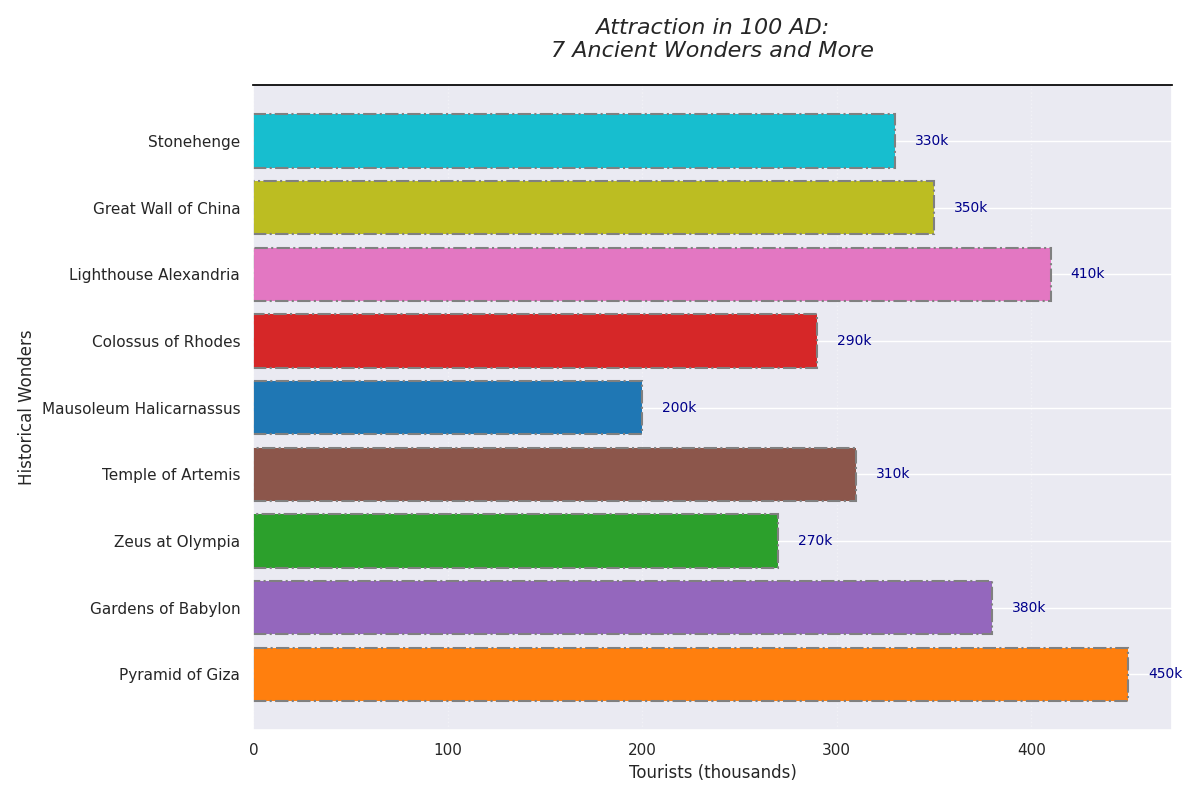

This figure's Python source:
import matplotlib.pyplot as plt
import numpy as np

wonders = [
    "Pyramid of Giza", "Gardens of Babylon", "Zeus at Olympia", "Temple of Artemis",
    "Mausoleum Halicarnassus", "Colossus of Rhodes", "Lighthouse Alexandria",
    "Great Wall of China", "Stonehenge"
]

tourists = np.array([450, 380, 270, 310, 200, 290, 410, 350, 330])

new_colors = ['#ff7f0e', '#9467bd', '#2ca02c', '#8c564b', '#1f77b4', '#d62728', '#e377c2',
              '#bcbd22', '#17becf']

fig, ax = plt.subplots(figsize=(12, 8))
bars = ax.barh(wonders, tourists, color=new_colors, linewidth=1.5, edgecolor='grey', linestyle='-.')

for bar in bars:
    xval = bar.get_width()
    ax.text(xval + 10, bar.get_y() + bar.get_height() / 2, f'{xval}k', va='center', ha='left', fontsize=10, color='darkblue')

ax.set_title('Attraction in 100 AD:\n7 Ancient Wonders and More', fontsize=16, pad=20, style='italic')
ax.set_xlabel('Tourists (thousands)', fontsize=12)
ax.set_ylabel('Historical Wonders', fontsize=12)

plt.yticks(rotation=0)

ax.xaxis.grid(True, linestyle=':', alpha=0.4)
ax.yaxis.grid(True, which='minor', linestyle='--', alpha=0.2)
ax.yaxis.set_minor_locator(plt.MultipleLocator(1))

ax.spines['top'].set_visible(True)
ax.spines['right'].set_visible(True)
ax.spines['top'].set_color('black')
ax.spines['bottom'].set_linewidth(1.2)
ax.spines['left'].set_linewidth(1.2)

plt.tight_layout()
plt.show()
